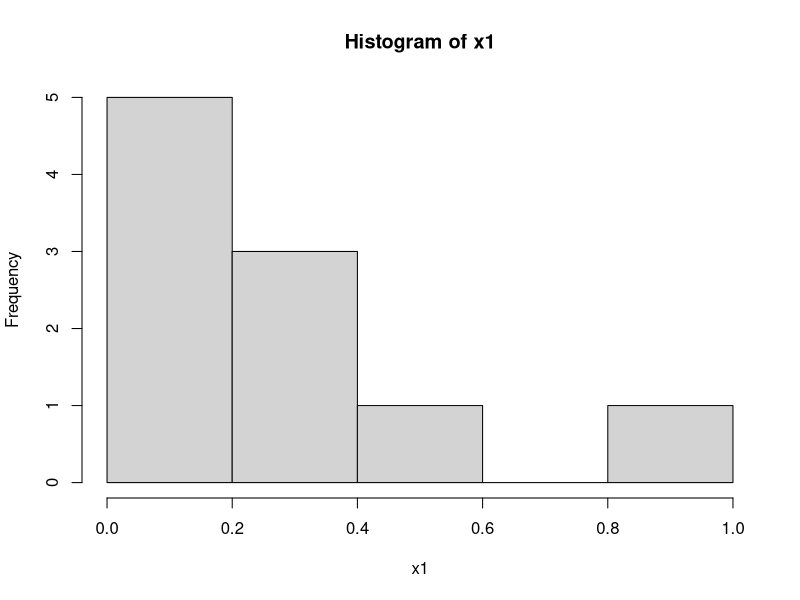
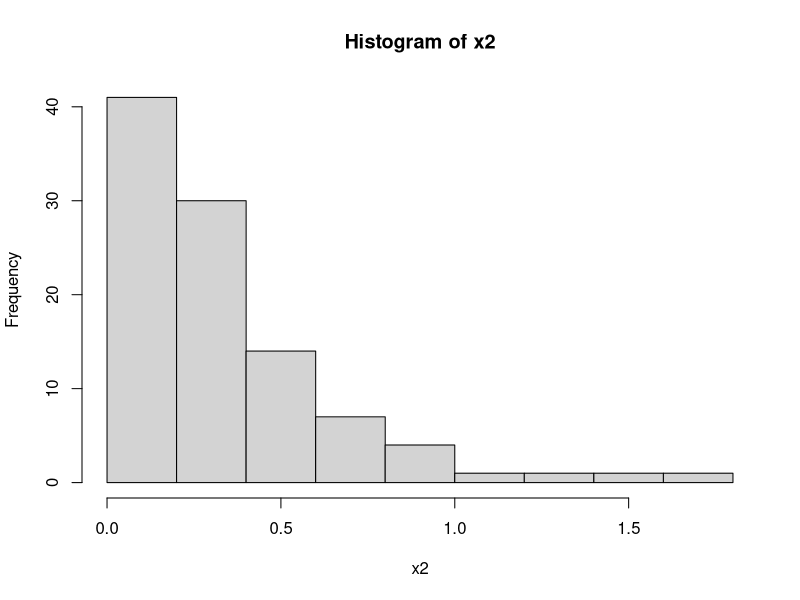
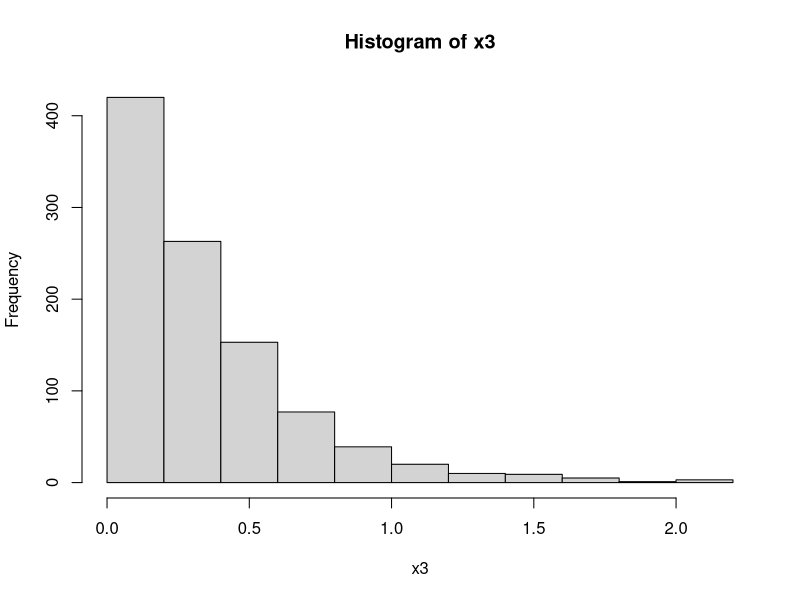
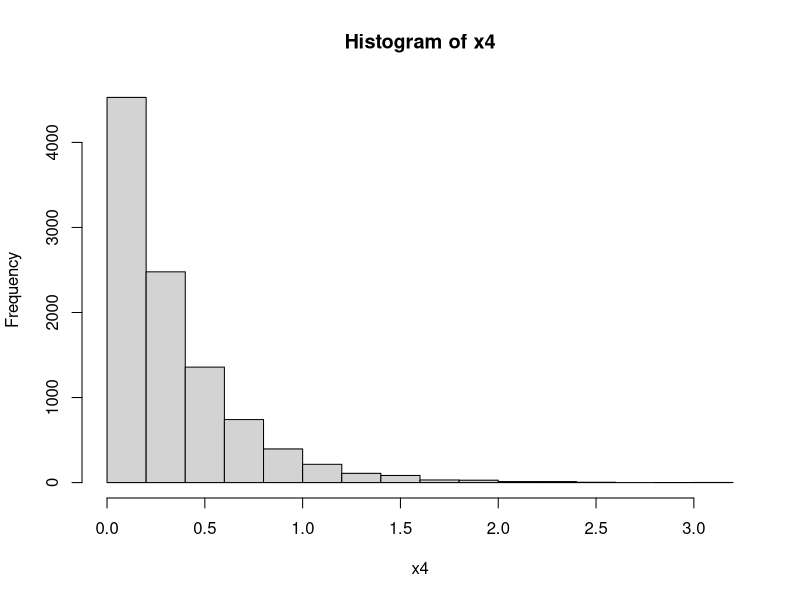

The R script that drew these images, in order:
#soal5

#a
rexp(10, 3)

#b
#n = 10
set.seed(1)
x1 <- rexp(10, 3)
hist(x1)

#n = 100
set.seed(1)
x2 <- rexp(100, 3)
hist(x2)

#n = 1000
set.seed(1)
x3 <- rexp(1000, 3)
hist(x3)

#n = 10000
set.seed(1)
x4 <- rexp(10000, 3)
hist(x4)

#c
set.seed(1)
rataan <- mean(rexp(100, 3))
varian <- var(rexp(100, 3))